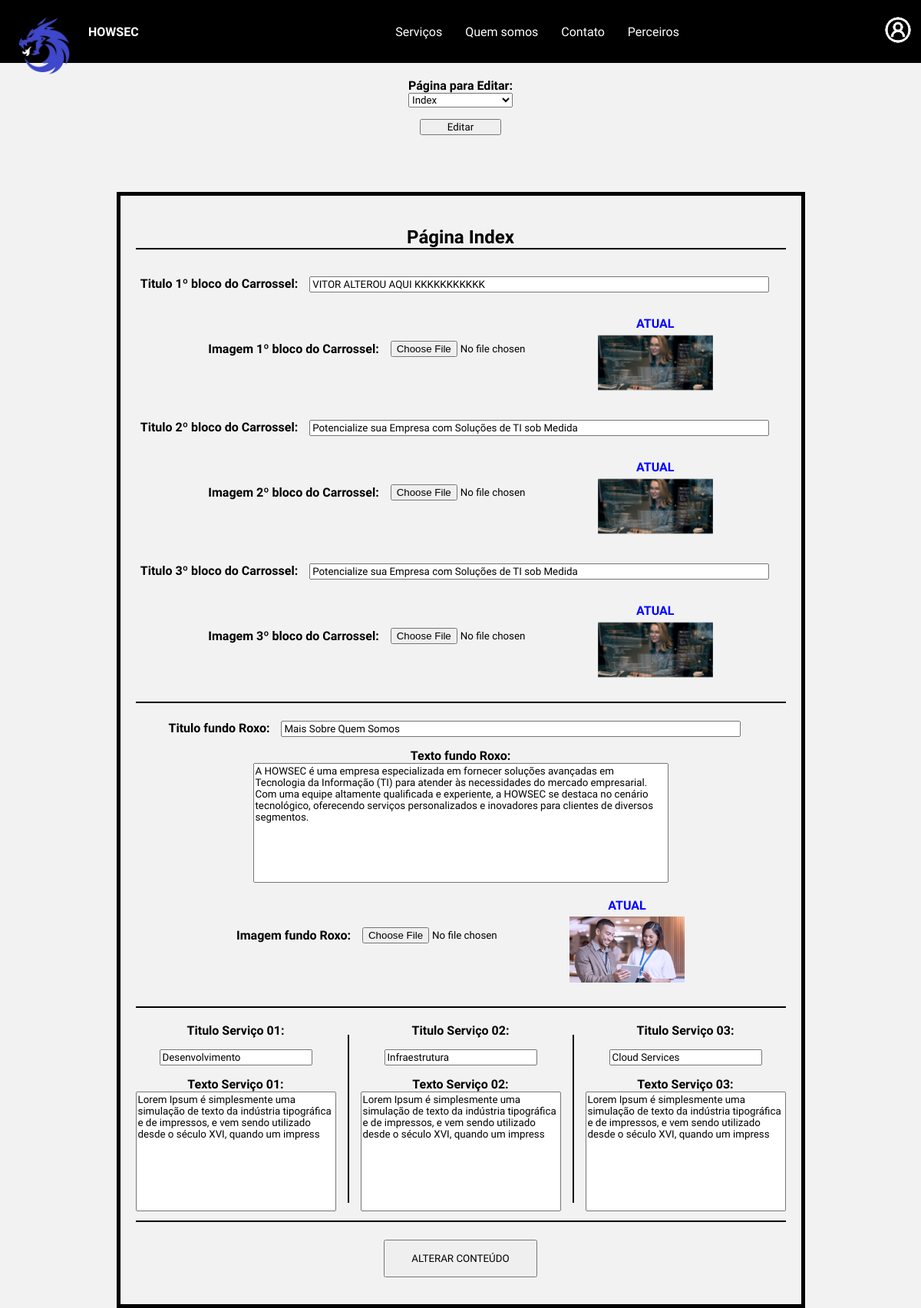
Screenshot of /paginas/painel.php (signed in) with the database file from the repository.
### paginas/painel.php (the view, shortened to what this page needs)
<?php
    include("../PHP/conexao.php");
    $result_index = mysqli_query($con, "SELECT * FROM `tbl_pgn-index` WHERE id='1'");
?>
<!DOCTYPE html>
<html lang="en">
<head>
    <link rel="stylesheet" href="../CSS/geral.css">
    <link rel="stylesheet" href="../CSS/painel-css.php" type="text/css">
</head>
<body>
    <header>
            <div id="logo">
                <a href="../index.php">
                    <img src="../imagens/logo.png" alt="logo" width="100%">
                </a>
            </div>
            <a href="../index.php"><h4 id="empresa">HOWSEC</h4></a>
            <nav>
                <a href="pagina01.php" class="">Serviços</a>
                <a href="https://raw.githubusercontent.com/TacioNSantos/site-projetolp/main/paginas/pagina01.php" class="">Quem somos</a>
                <a href="#" class="">Contato</a>
                <a href="#" class="">Perceiros</a>
            </nav>
            <div id="usuario">
                <a href="login.php"><img src="../imagens/icone_usuario.png" alt="icone do usuário"></a>
            </div>
        </header>
        <div id="geral">
            <form action="../PHP/controlador-painel.php" method="POST" name="form-escolher-pagina" id="form-escolher-pagina">
               <label for="pagina-escolhida">Página para Editar: </label> <select name="pagina-escolhida" id="pagina-escolhida">
                    <option value="index" <?php if(isset($_SESSION["pgSelecionada"]) and $_SESSION["pgSelecionada"] == "index"){echo"selected";}?> >Index</option>
                </select>
                <input type="submit" value="Editar">
            </form>
            <div id="form-index" class="forms-pag">
                <form name="form-pg-index" action="../PHP/alterar-paginas.php" method="POST" enctype="multipart/form-data">
                    <center><h2>Página Index</h2></center>
                    <?php while($row = mysqli_fetch_array($result_index)){ ?>
                        <label for="titulo-carrossel-01">Titulo 1º bloco do Carrossel:</label><input required type="text" id="titulo-carrossel-01" name="titulo-carrossel-01" size="70" maxlength="70" value="<?=$row['titulo_carrossel-01']?>"><br>
                        <div class="visualizar-imagem"><label for="img-carrossel-01">Imagem 1º bloco do Carrossel:</label><input type="file" accept="image/*" id="img-carrossel-01" name="img-carrossel-01"><div class="imagem"><p class="p-atual">ATUAL</p><img src="../imagens/img-index/<?=$row['img_carrossel-01']?>" alt="Imagem Atual" width="100%"></div></div><br>
                        <label for="titulo-carrossel-02">Titulo 2º bloco do Carrossel:</label><input required type="text" id="titulo-carrossel-02" name="titulo-carrossel-02" size="70" maxlength="70" value="<?=$row['titulo_carrossel-02']?>"><br>
                        <div class="visualizar-imagem"><label for="img-carrossel-02">Imagem 2º bloco do Carrossel:</label><input type="file" accept="image/*" id="img-carrossel-02" name="img-carrossel-02"><div class="imagem"><p class="p-atual">ATUAL</p><img src="../imagens/img-index/<?=$row['img_carrossel-02']?>" alt="Imagem Atual" width="100%"></div></div><br>
                        <label for="titulo-carrossel-03">Titulo 3º bloco do Carrossel:</label><input required type="text" id="titulo-carrossel-03" name="titulo-carrossel-03" size="70" maxlength="70" value="<?=$row['titulo_carrossel-03']?>"><br>
                        <div class="visualizar-imagem"><label for="img-carrossel-03">Imagem 3º bloco do Carrossel:</label><input type="file" accept="image/*" id="img-carrossel-03" name="img-carrossel-03"><div class="imagem"><p class="p-atual">ATUAL</p><img src="../imagens/img-index/<?=$row['img_carrossel-03']?>" alt="Imagem Atual" width="100%"></div></div><br>
                        <hr>
                        <label for="titulo-fundo-roxo">Titulo fundo Roxo:</label><input required type="text" id="titulo-fundo-roxo" name="titulo-fundo-roxo" size="70" maxlength="30" value="<?=$row['titulo_fundo_roxo']?>"><br>
                        <label for="texto-fundo-roxo">Texto fundo Roxo:</label><br><textarea required name="texto-fundo-roxo" id="texto-fundo-roxo" cols="65" rows="10" maxlength="650"><?=$row['texto_fundo_roxo']?></textarea><br>
                        <div class="visualizar-imagem"><label for="img-fundo-roxo">Imagem fundo Roxo:</label><input type="file" accept="image/*" id="img-fundo-roxo" name="img-fundo-roxo"><div class="imagem"><p class="p-atual">ATUAL</p><img src="../imagens/img-index/<?=$row['img_fundo_roxo']?>" alt="Imagem Atual" width="100%"></div></div><br>
                        <hr>
                        <div id="content-servicos">
                            <div id="servicos-01" class="servicos">
                                <label for="titulo-servico-01">Titulo Serviço 01:</label><br><input required type="text" id="titulo-servico-01" name="titulo-servico-01" size="20" maxlength="20" value="<?=$row['titulo_servico-01']?>"><br>
                                <label for="texto-servico-01">Texto Serviço 01:</label><br><textarea name="texto-servico-01" id="texto-servico-01" cols="30" rows="10" maxlength="150"><?=$row['texto_servico-01']?></textarea>
                            </div>
                            <hr class="hr-servicos">
                            <div id="servicos-02" class="servicos">
                                <label for="titulo-servico-02">Titulo Serviço 02:</label><br><input required type="text" id="titulo-servico-02" name="titulo-servico-02" size="20" maxlength="20" value="<?=$row['titulo_servico-02']?>"><br>
                                <label for="texto-servico-02">Texto Serviço 02:</label><br><textarea name="texto-servico-02" id="texto-servico-02" cols="30" rows="10" maxlength="150" ><?=$row['texto_servico-02']?></textarea>
                            </div>
                            <hr class="hr-servicos">
                            <div id="servicos-03" class="servicos">
                                <label for="titulo-servico-03">Titulo Serviço 03:</label><br><input required type="text" id="titulo-servico-03" name="titulo-servico-03" size="20" maxlength="20" value="<?=$row['titulo_servico-03']?>"><br>
                                <label for="texto-servico-03">Texto Serviço 03:</label><br><textarea name="texto-servico-03" id="texto-servico-03" cols="30" rows="10" maxlength="150"><?=$row['texto_servico-03']?></textarea>
                            </div>
                        </div>
                <?php } ?>
                <hr>
                <input type="submit" value="ALTERAR CONTEÚDO" class="alterar-conteudo">
                </form>
            </div>
        </div>
</body>
</html>

### CSS/geral.css (style rules this page uses)
html { height: 0px; }
* { font-family: 'Ubuntu', sans-serif; }
a { text-decoration: none; }
body { background-color: #F2F2F2; box-sizing: border-box; padding: 0px; margin: 0px; min-height: 100vh; }
header { display: flex; justify-content: start; align-items: center; background-color: #000; height: 82px; }
nav { font-size: 16px; position: absolute; right: 300px; display: flex; flex-direction: row; justify-content: center; align-items: center; margin: 0px; color: #FFF; }
nav a { color: #FFF; margin: 10px 15px; }
#logo { justify-content: start; position: relative; top: 20px; width: 115px; margin: 0px; float: left; }
#empresa { color: #FFF; float: left; margin: 0px; }
#usuario { width: 40px; overflow: hidden; position: absolute; right: 10px; }
#usuario img { width: 200%; }
::placeholder { font-style: italic; }

### rows the page displays
tbl_pgn-index: titulo-carrossel-01 "VITOR ALTEROU AQUI KKKKKKKKKKK", value (picture), titulo-carrossel-02 "Potencialize sua Empresa com Soluções de TI sob Medida", titulo-carrossel-03 "Potencialize sua Empresa com Soluções de TI sob Medida", titulo-fundo-roxo "Mais Sobre Quem Somos", texto-fundo-roxo "A HOWSEC é uma empresa especializada em fornecer soluções avançadas em Tecnologia da Informação (TI) para atender às necessidades do mercado empresarial. Com uma equipe altamente qualificada e experiente, a HOWSEC se destaca no cenário tecnológico, oferecendo serviços personalizados e inovadores para clientes de diversos segmentos.", img_fundo_roxo (picture), titulo-servico-01 "Desenvolvimento", texto-servico-01 "Lorem Ipsum é simplesmente uma simulação de texto da indústria tipográfica e de impressos, e vem sendo utilizado desde o século XVI, quando um impress", titulo-servico-02 "Infraestrutura", texto-servico-02 "Lorem Ipsum é simplesmente uma simulação de texto da indústria tipográfica e de impressos, e vem sendo utilizado desde o século XVI, quando um impress", titulo-servico-03 "Cloud Services", texto-servico-03 "Lorem Ipsum é simplesmente uma simulação de texto da indústria tipográfica e de impressos, e vem sendo utilizado desde o século XVI, quando um impress"
